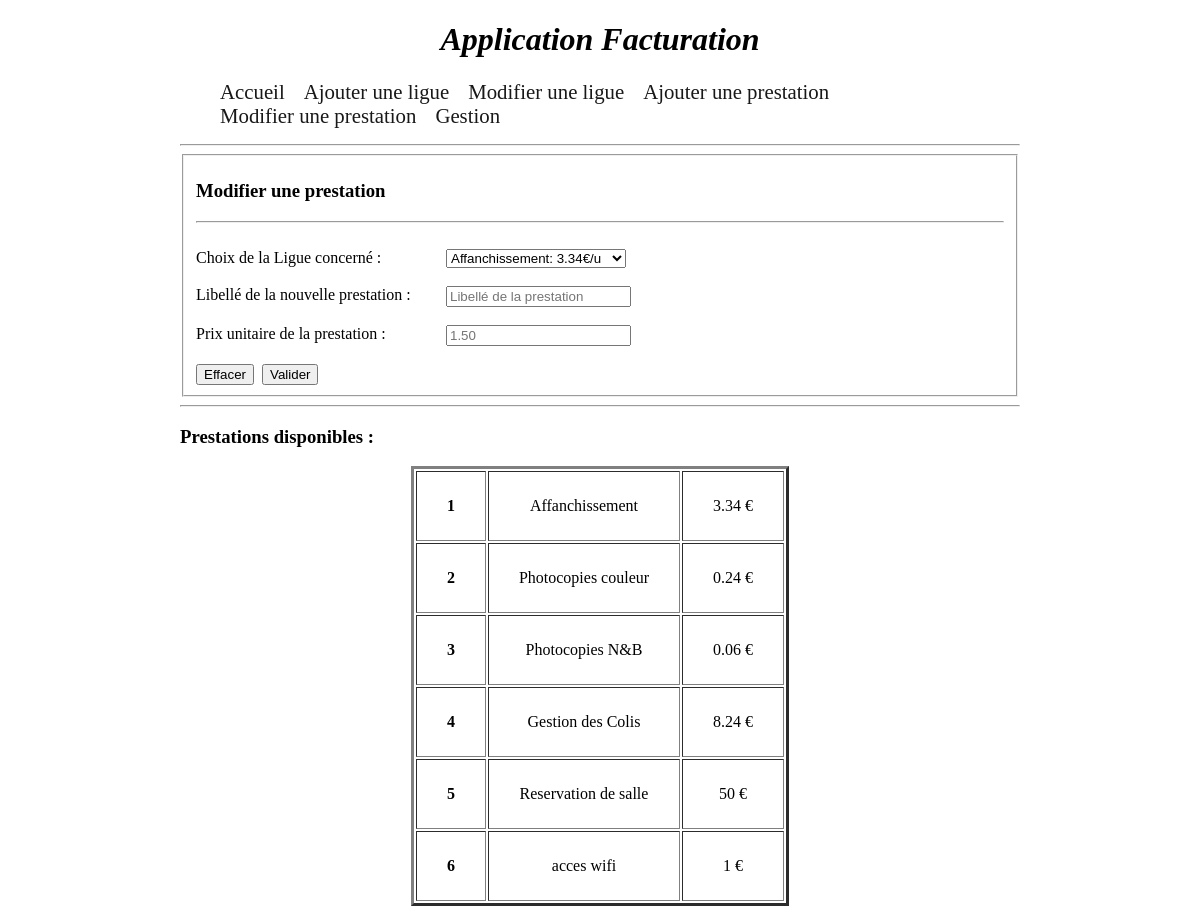
The page /modif_prestation.php on the database its author committed.
### tables this page shows
CREATE TABLE IF NOT EXISTS `prestation` (
  `codepres` int(11) NOT NULL,
  `libelle` varchar(20) NOT NULL,
  `prix_unitaire` float NOT NULL,
  PRIMARY KEY (`codepres`)
);

### modif_prestation.php (the view, shortened to what this page needs)
<?php require ("config.php");?>
<!DOCTYPE html>
<html>
    <head>
    <link rel="stylesheet" href="style.css" />
    </head>
    <body>
    <?php require 'header.php'; ?>
  	<section>
  		<?php
      $erreur = "";
      ?>
  		<article>
       <form action="modif_prestation.php" method="POST"><fieldset>
        <h3>Modifier une prestation</h3><hr />
        <?php echo $erreur;?><br>
        <label>Choix de la Ligue concerné : </label>
        <?php
          include("listederoulanteP.php");
        ?>
        <label>Libellé de la nouvelle prestation : </label><input type="text" name="libelle" maxlength="20" placeholder="Libellé de la prestation" /><br/><br/>
        <label>Prix unitaire de la prestation : </label><input type="text" name ="prix_unitaire" placeholder="1.50" maxlength="5" /><br/><br/>
        <input type="reset" value="Effacer" />&nbsp;&nbsp;<input type="submit" name="valider" value="Valider" />
        </fieldset>
       </form>
       <hr/>
       <div id ="listprestation">
        <h3>Prestations disponibles : </h3>
        <table border="3" align="center">
        <?php
          $listpres = $bdd->query("SELECT * FROM prestation");
          while ($donnees = $listpres->fetch())
          {
        ?>
        <tr>
          <td><strong><?php echo $donnees['codepres']; ?></strong></td>
          <td><?php echo $donnees['libelle']; ?></td>
          <td><?php echo $donnees['prix_unitaire']; ?> € </td>
        </tr>
        <?php } $listpres->closeCursor(); ?>
        </table>
      </div>
  		</article>
  	</section>
    </body>
</html>

### header.php
<header>
  <h1><i>Application Facturation</i></h1>
  <nav>
    <ul>
      <li><a href="index.php">Accueil</a></li>
      <li><a href="ligues.php">Ajouter une ligue</a></li>
      <li><a href="modif_ligue.php">Modifier une ligue</a></li>
      <li><a href="prestation.php">Ajouter une prestation</a></li>
      <li><a href="modif_prestation.php">Modifier une prestation</a></li>
      <li><a href="panelfacture.php">Gestion</a></li>
    </ul>
    <hr />
  </nav>
</header>

### listederoulanteP.php
<?php
    echo '<select name="listprestation" style=" width: 180px;">';
    $req = $bdd->query('SELECT * FROM prestation');
    while ($recup = $req->fetch())
    {
      echo '<option>'.$recup['libelle'].': '.$recup['prix_unitaire']. '€/u';
    }
    echo "</select><br/><br/>";
?>

### style.css (style rules this page uses)
nav li { display: inline-block; margin-right: 15px; }
nav a { font-size: 1.3em; color: #181818; padding-bottom: 3px; text-decoration: none; }
body { background: url("img/fond.jpeg"); margin-left: 180px; margin-right: 180px; }
label { display: block; width: 250px; float: left; }
h1 { text-align: center; }
table td, table th { text-align: center; padding: 25px 30px; }

### rows shown on the page
prestation: codepres "1", libelle "Affanchissement", prix_unitaire "3.34"
prestation: codepres "2", libelle "Photocopies couleur", prix_unitaire "0.24"
prestation: codepres "3", libelle "Photocopies N&B", prix_unitaire "0.06"
prestation: codepres "4", libelle "Gestion des Colis", prix_unitaire "8.24"
prestation: codepres "5", libelle "Reservation de salle", prix_unitaire "50"
prestation: codepres "6", libelle "acces wifi", prix_unitaire "1"

### other values the page prints
form field listprestation "Affanchissement: 3.34€/u"
